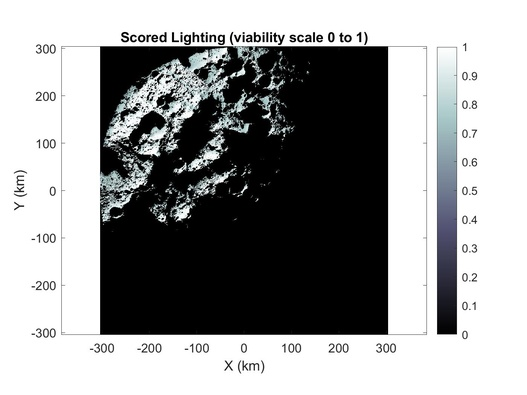
#> input picture images/globalViableIllumination01.jpg, 527 x 395 px, shrunk from 1400 x 1050 before the run
$ python imageData.py
#> lines starting #> are read from the running program, lines starting #| are printed output that depends on the picture
# IMAGE DATA
# LCS
# sweetpotato

import matplotlib.image as mpimg
from  PIL import Image

################################################################################
# DATA SETUP
################################################################################
# Load all images
# imgPath = "images\Region_slope.1.jpg"
# img = mpimg.imread(imgPath)
# st.image(imgPath, width=None)


# Initial TEST viable terrain maps
globalViableIllumination = Image.open("images/globalViableIllumination01.jpg")
#> globalViableIllumination is the input picture: PIL image 527x395 RGB; mean R, G, B 155.1, 155.9, 156.2
globalViableSlope = Image.open("images/globalViableSlope01.jpg")
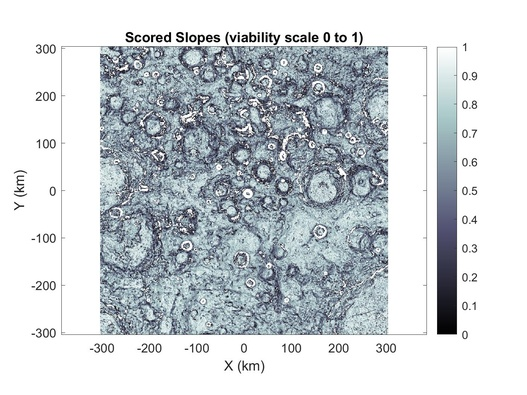
#> input picture images/globalViableSlope01.jpg, 527 x 395 px, shrunk from 1400 x 1050 before the run
#> globalViableSlope is the input picture: PIL image 527x395 RGB; mean R, G, B 203.1, 208.6, 212.6
globalViableCombined = Image.open("images/globalViableCombined01.jpg")
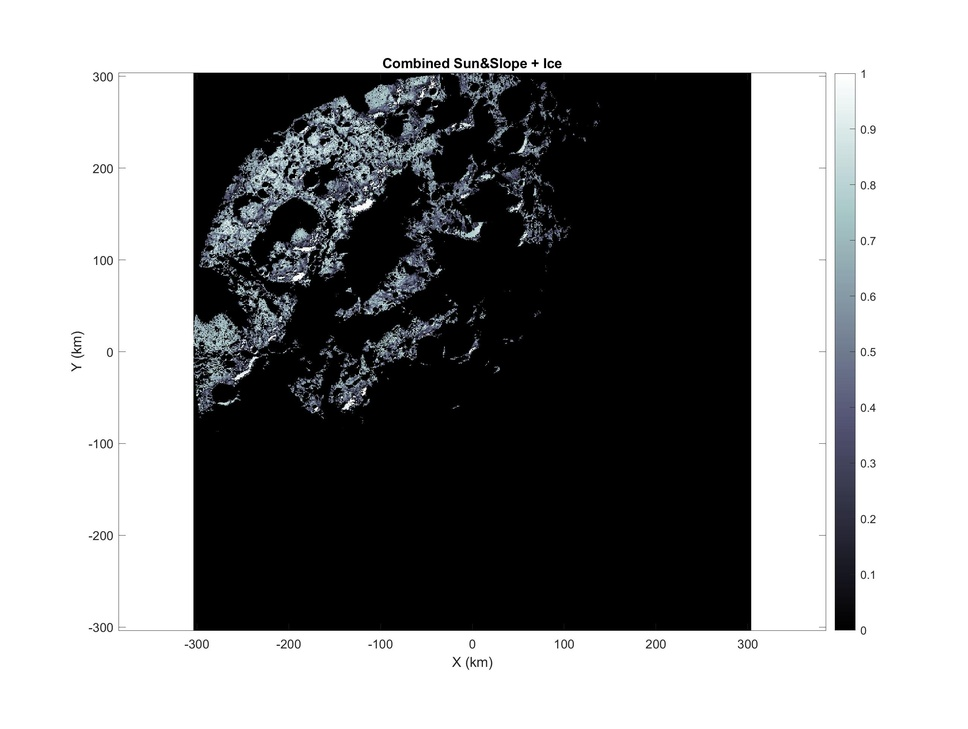
#> input picture images/globalViableCombined01.jpg, 968 x 729 px, shrunk from 2572 x 1937 before the run
#> globalViableCombined is the input picture: PIL image 968x729 RGB; mean R, G, B 145, 145.7, 146.5
localViableIllumination = Image.open("images/zoomedViableIllumination01.jpg")
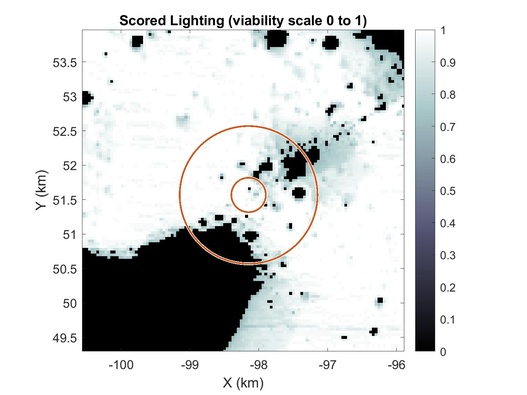
#> input picture images/zoomedViableIllumination01.jpg, 527 x 395 px, shrunk from 1400 x 1050 before the run
#> localViableIllumination is the input picture: PIL image 527x395 RGB; mean R, G, B 215.6, 217.2, 217.3
localViableSlope = Image.open("images/zoomedViableSlope01.jpg")
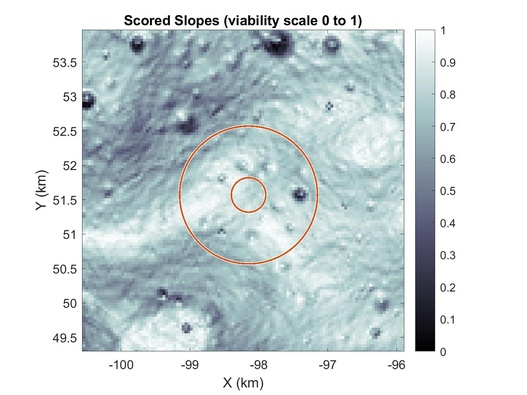
#> input picture images/zoomedViableSlope01.jpg, 527 x 395 px, shrunk from 1400 x 1050 before the run
#> localViableSlope is the input picture: PIL image 527x395 RGB; mean R, G, B 205.9, 216.3, 218.6
localViableCombined = Image.open("images/zoomedViableCombined01.jpg")
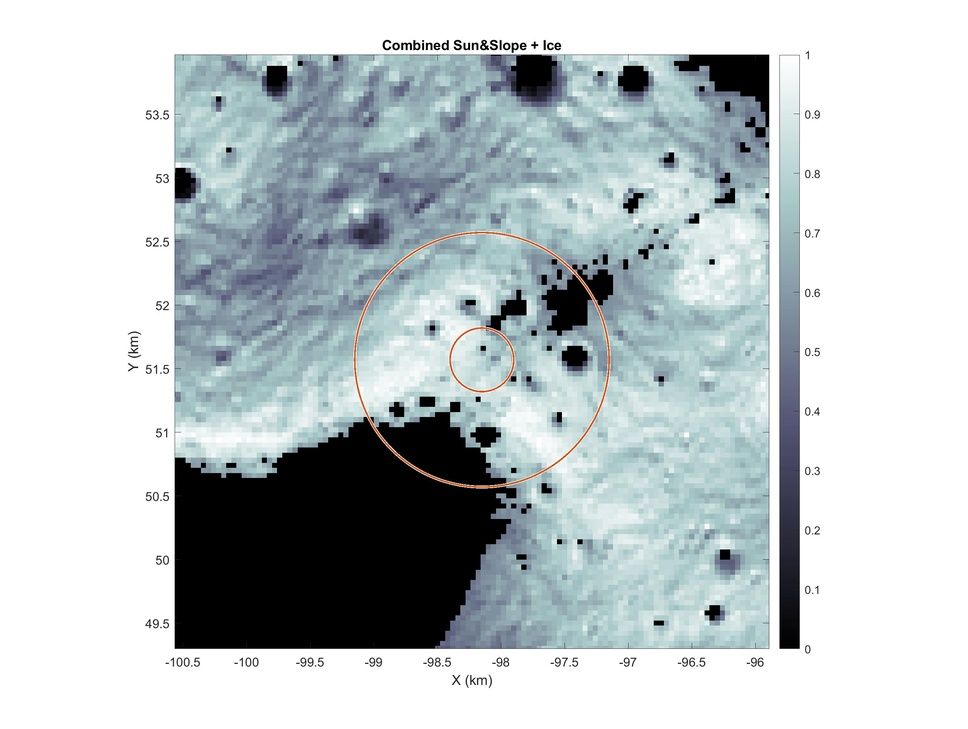
#> input picture images/zoomedViableCombined01.jpg, 968 x 729 px, shrunk from 2572 x 1937 before the run
#> localViableCombined is the input picture: PIL image 968x729 RGB; mean R, G, B 189.9, 198.1, 200.3

#####

# Global Maps for introduction/informaiton/background
#> (the run stopped early here; a loop or call above may not have finished)
